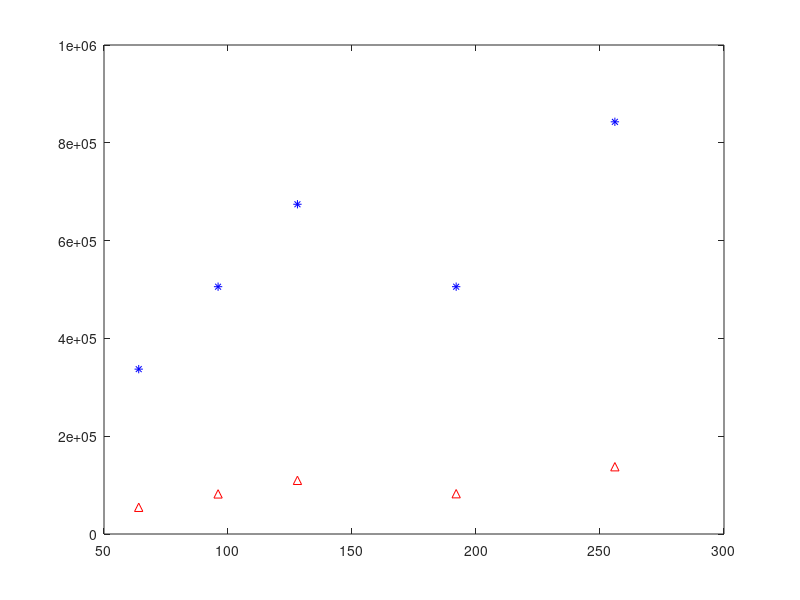

Source code (MATLAB):
% IP energy consumption by ip based ntwork%
M=20; 

N1=10; N2=15;
N=N1+N2;
Tw=10;
Pipr1=13 ; Papipr2=10.2;
Ps1=68;Ps2=20;Ps3=731;
Es=Tw*(Ps1+Ps2+Ps3);
Eip=N*Pipr1*Tw+N2*Papipr2*Tw+M*Es; 

%ICN energy consuption%

Pr1icn=[13.5 14 15 15.5 16];
Pr2icn=[119.6 120 120.2 120.4 120.6];
Pr3icn=0.053;
Pr2icnapbase=[12.4 13 13.4 13.6 13.8];
Pr1icnapmax=[13.3 13.9 14.3 14.5 14.7];
Eicn1=N*(Pr1icn(1)*Tw+Pr3icn*Tw)+N1*Pr2icn(1)*Tw+N2*Pr2icnapbase(1)*Tw+M*Es;
Eicn2=N*(Pr1icn(2)*Tw+Pr3icn*Tw)+N1*Pr2icn(2)*Tw+N2*Pr2icnapbase(2)*Tw+M*Es;
Eicn3=N*(Pr1icn(3)*Tw+Pr3icn*Tw)+N1*Pr2icn(3)*Tw+N2*Pr2icnapbase(3)*Tw+M*Es;
Eicn4=N*(Pr1icn(4)*Tw+Pr3icn*Tw)+N1*Pr2icn(4)*Tw+N2*Pr2icnapbase(4)*Tw+M*Es;
Eicn5=N*(Pr1icn(5)*Tw+Pr3icn*Tw)+N1*Pr2icn(5)*Tw+N2*Pr2icnapbase(5)*Tw+M*Es;

%figure; plot(64,Eip);plot(96,Eip);plot(128,Eip);plot(192,Eip); plot(256,Eip); plot(384,Eip); plot(512,Eip);
%optimized model
Tork=5;
Tor1=3;
Td1=0.001;
Td2=0.001;
%optimized Er-ICN,rk
optEricn1=N*(Pr1icn(1)*Tw+Pr3icn*Tw)+(0.7*N1*0.3*Pr2icn(1)*Tork)+(0.3*N1*0.3*Pr2icn(1)*Td1)+N2*(Pr2icnapbase(1)*(Tw-Tor1));
optEricn2=N*(Pr1icn(2)*Tw+Pr3icn*Tw)+(0.7*N1*0.3*Pr2icn(2)*Tork)+(0.3*N1*0.3*Pr2icn(2)*Td1)+N2*(Pr2icnapbase(2)*(Tw-Tor1));
optEricn3=N*(Pr1icn(3)*Tw+Pr3icn*Tw)+(0.7*N1*0.3*Pr2icn(3)*Tork)+(0.3*N1*0.3*Pr2icn(3)*Td1)+N2*(Pr2icnapbase(3)*(Tw-Tor1));
optEricn4=N*(Pr1icn(4)*Tw+Pr3icn*Tw)+(0.7*N1*0.3*Pr2icn(4)*Tork)+(0.3*N1*0.3*Pr2icn(4)*Td1)+N2*(Pr2icnapbase(4)*(Tw-Tor1));
optEricn5=N*(Pr1icn(5)*Tw+Pr3icn*Tw)+(0.7*N1*0.3*Pr2icn(5)*Tork)+(0.3*N1*0.3*Pr2icn(5)*Td1)+N2*(Pr2icnapbase(5)*(Tw-Tor1));

%Optimized Es-ICN,sj
Tosj=5;
Xsj=1;
optEsicn=M*(Ps1*Tw+Ps2*Tw)+0.7*M*(0.4*Ps3*Tosj)+0.3*M*Ps3*(Tosj-Xsj*Td2);
%opt green ICN propose of paper
Eicnpro1=optEricn1+optEsicn;
Eicnpro2=optEricn2+optEsicn;
Eicnpro3=optEricn3+optEsicn;
Eicnpro4=optEricn4+optEsicn;
Eicnpro5=optEricn5+optEsicn;

%optimized my proposed Er-ICN,rk
XoptEricn1=N*(Pr1icn(1)*log2(Tw)+Pr3icn*log2(Tw))+(0.7*N1*0.3*Pr2icn(1)*log2(Tork))+(0.3*N1*0.3*Pr2icn(1)*Td1)+N2*(Pr2icnapbase(1)*(log2(Tw)-Tor1));
XoptEricn2=N*(Pr1icn(2)*log2(Tw)+Pr3icn*log2(Tw))+(0.7*N1*0.3*Pr2icn(2)*log2(Tork))+(0.3*N1*0.3*Pr2icn(2)*Td1)+N2*(Pr2icnapbase(2)*(log2(Tw)-Tor1));
XoptEricn3=N*(Pr1icn(3)*log2(Tw)+Pr3icn*log2(Tw))+(0.7*N1*0.3*Pr2icn(3)*log2(Tork))+(0.3*N1*0.3*Pr2icn(3)*Td1)+N2*(Pr2icnapbase(3)*(log2(Tw)-Tor1));
XoptEricn4=N*(Pr1icn(4)*log2(Tw)+Pr3icn*log2(Tw))+(0.7*N1*0.3*Pr2icn(4)*log2(Tork))+(0.3*N1*0.3*Pr2icn(4)*Td1)+N2*(Pr2icnapbase(4)*(log2(Tw)-Tor1));
XoptEricn5=N*(Pr1icn(5)*log2(Tw)+Pr3icn*log2(Tw))+(0.7*N1*0.3*Pr2icn(5)*log2(Tork))+(0.3*N1*0.3*Pr2icn(5)*Td1)+N2*(Pr2icnapbase(5)*(log2(Tw)-Tor1));

XoptEsicn=M*(Ps1*log2(Tw)+Ps2*log2(Tw))+0.7*M*(0.4*Ps3*log2(Tosj))+0.3*M*Ps3*(log2(Tosj)-Xsj*Td2);

%opt MY X-green ICN propose of paper
XEicnpro1=XoptEricn1+XoptEsicn;
XEicnpro2=XoptEricn2+XoptEsicn;
XEicnpro3=XoptEricn3+XoptEsicn;
XEicnpro4=XoptEricn4+XoptEsicn;
XEicnpro5=XoptEricn5+XoptEsicn;
%energy consume in ip-based youtube
Eip_64=Eip*2;
Eip_96=Eip*3;
Eip_128=Eip*4;
Eip_192=Eip*3;
Eip_256=Eip*5;
%enegry consumption in proposed icn-based youtube
XEicnpro1_64=XEicnpro1*2;
XEicnpro2_96=XEicnpro2*3;
XEicnpro3_128=XEicnpro3*4;
XEicnpro4_192=XEicnpro4*3;
XEicnpro5_256=XEicnpro5*5;
figure; plot (64,Eip_64,'b*',96,Eip_96,'b*',128,Eip_128,'b*',192,Eip_192,'b*',256,Eip_256,'b*');
%hold on;plot (64,Eicn1,'r--o',96,Eicn2,'r--o',128,Eicn3,'r--o',192,Eicn4,'r--o',256,Eicn5,'r--o');
hold on;plot (64,XEicnpro1_64,'r--^',96,XEicnpro2_96,'r--^',128,XEicnpro3_128,'r--^',192,XEicnpro4_192,'r--^',256,XEicnpro5_256,'r--^');
%hold on;plot (64,XEicnpro1,'b--o',96,XEicnpro2,'b--o',128,XEicnpro3,'b--o',192,XEicnpro4,'b--o',256,XEicnpro5,'b--o');

%x=[ 1 3 4 5];
%y= [3 4 2 5];
%figure; plot(x,y,'r');
%y2=2*y;
%hold on; plot(x,y2); hold off;